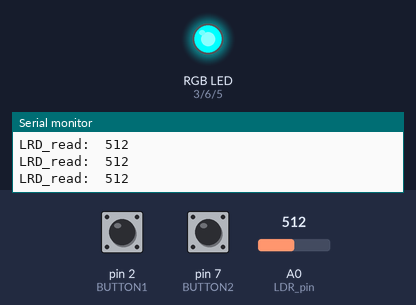
Recording of a program running on a simulated Arduino Uno, built with avr-gcc and run on an emulated ATmega328P. Parts: an RGB LED mixed from three pins (HIGH = lit), the last lines printed to the serial monitor. The inputs (shaded band) are chosen by the test bench; at power-on: A0 (LDR_pin) = 512, pin 2 (BUTTON1) HIGH, pin 7 (BUTTON2) HIGH.

Above: at 1.2 s.
1.3 s: A0 (LDR_pin) set to 427
4.3 s: A0 (LDR_pin) set to 407
At 5.3 s:
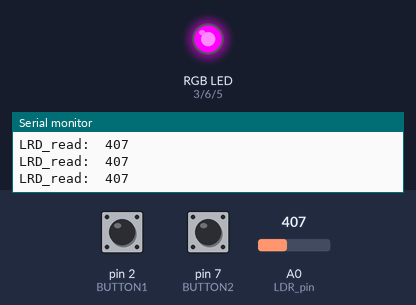
5.8 s: A0 (LDR_pin) set to 143
8.8 s: A0 (LDR_pin) set to 128
At 9.9 s:
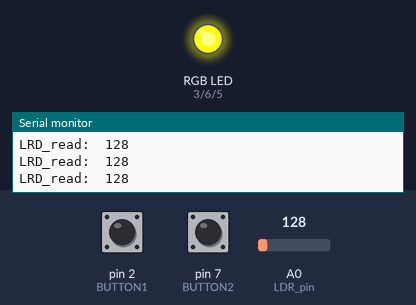
10.3 s: pin 2 (BUTTON1) pulled LOW for 0.15 s
At 11.5 s:
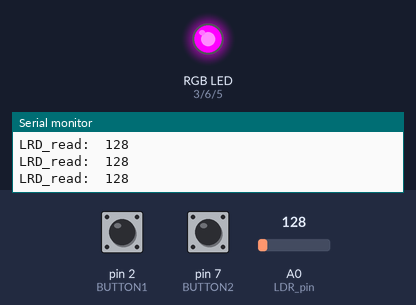
11.9 s: pin 7 (BUTTON2) pulled LOW for 0.15 s
At 13.4 s:
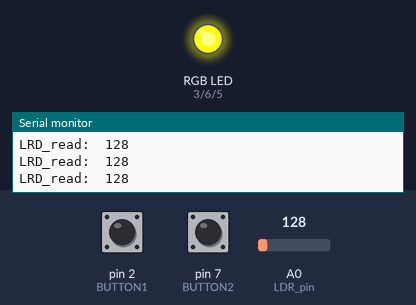
Timing chart, 0 to 14.5 s (numbered marks = the images above; inputs shaded):
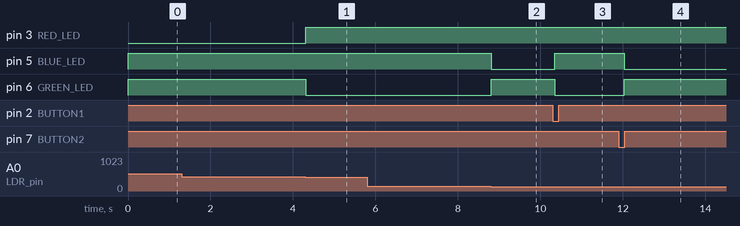

Measured:
- the behaviour switches between 420 and 419 on A0 (LDR_pin) (found by bisection; images 0 and 1)
- the behaviour switches between 135 and 134 on A0 (LDR_pin) (found by bisection; images 1 and 2)
- after the input at 4.3 s, pin 3 (RED_LED): LOW → HIGH at once; pin 6 (GREEN_LED): HIGH → LOW at once
- after the input at 8.8 s, pin 5 (BLUE_LED): HIGH → LOW at once; pin 6 (GREEN_LED): LOW → HIGH at once
- after the input at 10.3 s, pin 5 (BLUE_LED): LOW → HIGH after 0.05 s; pin 6 (GREEN_LED): HIGH → LOW after 0.05 s
- after the input at 11.9 s, pin 5 (BLUE_LED): HIGH → LOW after 0.14 s; pin 6 (GREEN_LED): LOW → HIGH after 0.14 s

The program:

main.cpp
```cpp
#include <Arduino.h>

#define PRINT(var) Serial.print(#var ":\t"); Serial.print(var); Serial.print('\t')
#define PRINTLN(var) Serial.print(#var ":\t"); Serial.println(var)

#define LDR_pin     A0
#define RED_LED     3
#define GREEN_LED   6
#define BLUE_LED    5

#define BUTTON1   2
#define BUTTON2   7

// uf using anode common RGB: else switch the numbers
#define ON  0
#define OFF 255

int LOW_th = 135;
int HIGH_th = 420;
int LOW_th_default = LOW_th;
int HIGH_th_default = HIGH_th;
int LED_on = GREEN_LED;
int lED_changed = LOW;
bool flag_init = LOW;
int HYST_margin = 30; //hysteresis for fluctuation
int value = 0;
bool release_flag1, release_flag2 = HIGH;

void setup() {
  pinMode(RED_LED, OUTPUT);
  pinMode(GREEN_LED, OUTPUT);
  pinMode(BLUE_LED, OUTPUT);

  pinMode(BUTTON1, INPUT_PULLUP);
  pinMode(BUTTON2, INPUT_PULLUP);

  Serial.begin(9600);
}


void loop() {
  //////LDR READ
  int LRD_read = analogRead(LDR_pin);

  //////THRESHOLDING
  bool set_threshold_LOW  =   !digitalRead(BUTTON1);
  bool set_threshold_HIGH =   !digitalRead(BUTTON2);

  //////SET NEW THRESHOLD
  //Lower button sets lower threshold and second the higher one. If however low threshold is higher than the high threshold,
  // we will set this value as the high threshold instead.
  //Another feature could be not to let user change thresholds if they are too close enough
  //but its only another boring IFs and not implemented.

  //set LOW
  if (set_threshold_LOW != release_flag1) {
    release_flag1 = set_threshold_LOW; //we want to set this only once per PRESS + RELEASE

    if(set_threshold_LOW){
      value = analogRead(LDR_pin);
      if (value < HIGH_th){
        LOW_th = value;
        LOW_th_default = LOW_th;
        Serial.print("New LOW set! ");
        PRINT(LOW_th);
        PRINTLN(HIGH_th);
      }
      else{
        HIGH_th = value;
        HIGH_th_default = HIGH_th;
        Serial.print("New LOW would be higher than HIGH! Setting HIGH instead: ");
        PRINT(LOW_th);
        PRINTLN(HIGH_th);
      }
    }
  }


  //set HIGH
  if (set_threshold_HIGH != release_flag2){
    release_flag2 = set_threshold_HIGH;

    if (set_threshold_HIGH) {
      value = analogRead(LDR_pin);
      if (value > LOW_th){
        HIGH_th = value;
        HIGH_th_default = HIGH_th;
        Serial.print("New HIGH set! ");
        PRINT(LOW_th);
        PRINTLN(HIGH_th);
      }
      else{
        LOW_th = value;
        LOW_th_default = LOW_th;
        Serial.print("New HIGH would be lower than LOW! Setting LOW instead: ");
        PRINT(LOW_th);
        PRINTLN(HIGH_th);
      }
    }
  }

  //User has set thresholds too close. Not implemented as in normal
  // usage this shouldn't happen. If it does, we atleast tell the user.
  if (HIGH_th_default - LOW_th_default <= HYST_margin){
    Serial.println("CAREFUL! The thresholds are too close!\nResetting to defaults!");
    LOW_th = 135;
    HIGH_th = 420;
    LOW_th_default = LOW_th;
    HIGH_th_default = HIGH_th;
    PRINT(LOW_th);
    PRINTLN(HIGH_th);
  }

  //////HYSTERESIS
  //Hysteresis is nice, but if light change is big enough, we don't need to worry about fluctuation anymore
  // so let's restart the threshold into the default values.
  if ((LRD_read >= LOW_th_default + HYST_margin) || (LRD_read <= LOW_th_default - HYST_margin)){
    LOW_th = LOW_th_default;

  }

  if ((LRD_read >= HIGH_th_default + HYST_margin) || (LRD_read <= HIGH_th_default - HYST_margin)){
    HIGH_th = HIGH_th_default;
  }

  //////LED LOGIC
  if (LRD_read < LOW_th && LED_on != BLUE_LED){
    //HYSTERESIS: if previous state was GREEN light, meaning we are going DOWN in brightness. Make it "harder" to switch back:
    if (LED_on == GREEN_LED)      LOW_th = LOW_th_default + HYST_margin; //If we continue going down with brightness, TH will be reset above

    LED_on = BLUE_LED;
    digitalWrite(BLUE_LED, ON);
    digitalWrite(RED_LED, OFF);
    digitalWrite(GREEN_LED, OFF);

    Serial.println("LOW");
  }

  else if (LRD_read >= LOW_th && LRD_read < HIGH_th && LED_on != GREEN_LED){
    //HYSTERESIS: now also implement if we went down from high value to middle OR from low to middle hysteresis
    if (LED_on == BLUE_LED)       LOW_th = LOW_th_default - HYST_margin;
    if (LED_on == RED_LED)        HIGH_th = HIGH_th_default + HYST_margin;

    LED_on = GREEN_LED;
    digitalWrite(GREEN_LED, ON);
    digitalWrite(RED_LED, OFF);
    digitalWrite(BLUE_LED, OFF);

    Serial.println("MEDIUM");

  }

  else if (LRD_read >= HIGH_th && LED_on != RED_LED){
    //HYSTERESIS
    if (LED_on == GREEN_LED)    HIGH_th = HIGH_th_default - HYST_margin;

    LED_on = RED_LED;
    digitalWrite(RED_LED, ON);
    digitalWrite(BLUE_LED, OFF);
    digitalWrite(GREEN_LED, OFF);

    Serial.println("HIGH");

  }


  //DEBUG PRINTS
  // PRINT(LOW_th);
  // PRINT(HIGH_th);
  PRINTLN(LRD_read);
}
```
